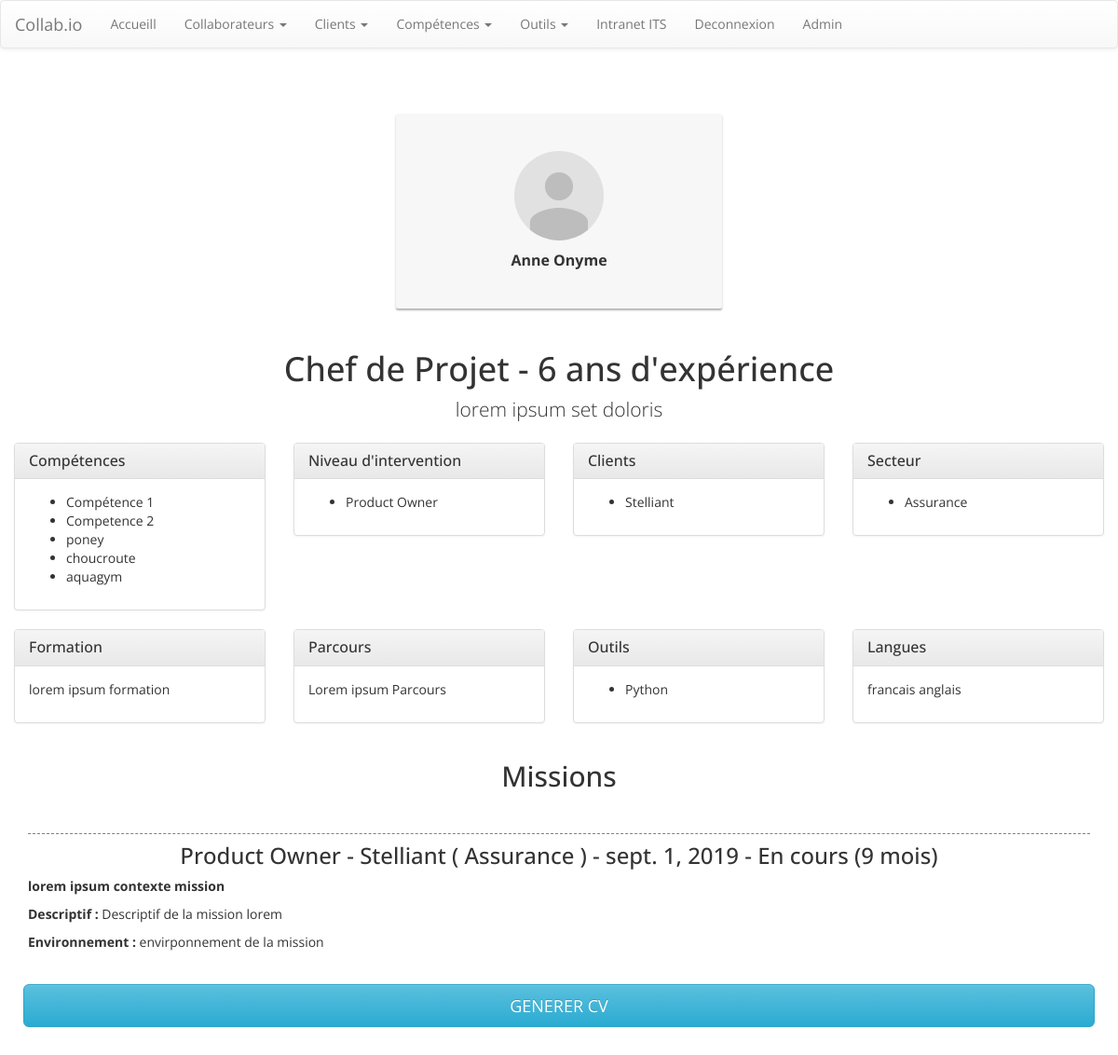
/consultant/1/ (signed in), run on an earlier commit of the app's database.
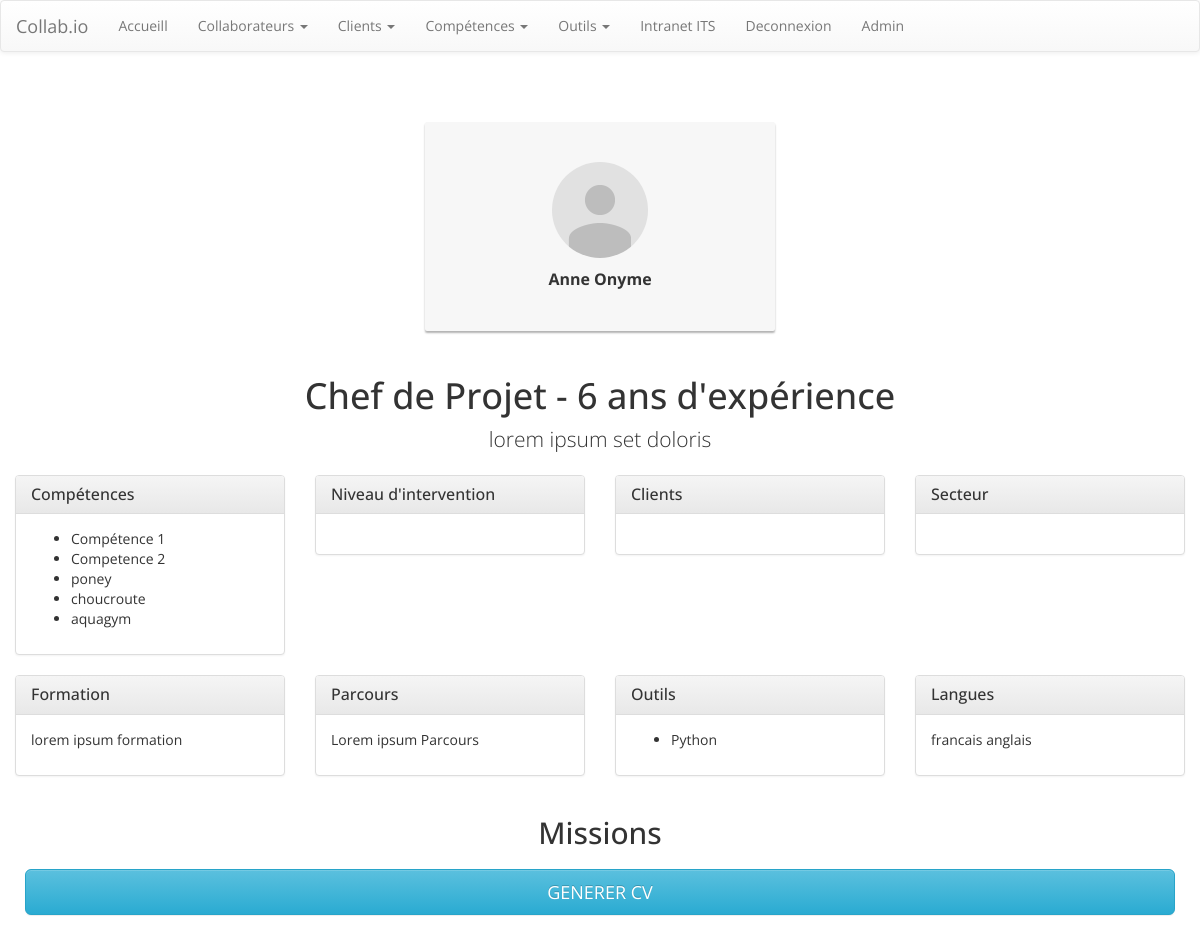
And on a later commit of the database.
### collab/models.py (models this page shows, shortened)
class competences(models.Model):
    nomCompetence = models.CharField(max_length=250)
    famille = models.ForeignKey(familleCompetences, on_delete=models.CASCADE)
    def __str__(self):
        return self.nomCompetence

class experiences(models.Model):
    nomMission = models.CharField(max_length=300)
    niveauIntervention = models.CharField(max_length=300, default="")
    client = models.ForeignKey(client, on_delete=models.CASCADE)
    dateDebut = models.DateField('date de début de mission')
    dateFin = models.DateField('date de fin de mission', blank=True, null=True)
    nbJourHomme = models.IntegerField()
    contexteMission = models.TextField()
    descriptifMission = models.TextField()
    environnementMission =  models.TextField()
    collaborateurMission = models.ForeignKey(collaborateurs, on_delete=models.CASCADE, default='')

class client(models.Model):
    nomClient = models.CharField(max_length=250)
    domaineClient = models.ForeignKey(domaine, on_delete=models.CASCADE)
    logoClient = models.ImageField(upload_to='collab/static/collab', blank=True, null=True)
    def __str__(self):
        return self.nomClient

class domaine(models.Model):
    nomDomaine = models.CharField(max_length=300)
    def __str__(self):
        return self.nomDomaine

class outils(models.Model):
    nomOutil = models.CharField(max_length=250)
    famille = models.ForeignKey(familleOutils, on_delete=models.CASCADE)
    def __str__(self):
        return self.nomOutil

### collab/views.py (the view)
# urls.py: path('consultant/<int:collaborateurs_id>/', views.collaborateur_detail, name='collaborateur_detail'),
def collaborateur_detail(request, collaborateurs_id):
    collab = get_object_or_404(collaborateurs, pk=collaborateurs_id)
    mission_du_collab = experiences.objects.filter(collaborateurMission=collaborateurs_id)
    template = loader.get_template('collab/detail_consultant2.html')
    context={'collab':collab, 'mission_du_collab':mission_du_collab}
    return HttpResponse(template.render(context, request))

### collab/templatetags/collab_extras.py (called while the page is built)
@register.filter(name='liste_client_par_consultant')
def liste_client_par_consultant(id_consultant):
    liste_expe = experiences.objects.filter(collaborateurMission=id_consultant)
    liste_client=[]
    for expe in liste_expe:
        nom_client = expe.client
        if nom_client in liste_client:
            pass
        else:
           liste_client.append(nom_client)
    return liste_client

@register.filter(name='liste_niveau_inter_consult')
def liste_niveau_inter_consult(id_consultant):
    liste_expe = experiences.objects.filter(collaborateurMission=id_consultant)
    liste_niv=[]
    for expe in liste_expe:
        niveau = expe.niveauIntervention
        if niveau in liste_niv:
            pass
        else:
           liste_niv.append(niveau)
    return liste_niv

@register.filter(name='liste_secteur_consultant')
def liste_secteur_consultant(id_consultant):
    liste_expe = experiences.objects.filter(collaborateurMission=id_consultant)
    liste_secteur=[]
    for expe in liste_expe:
        secteur = expe.client.domaineClient
        if secteur in liste_secteur:
            pass
        else:
           liste_secteur.append(secteur)
    return liste_secteur

### collab/templates/collab/detail_consultant2.html (shortened to what the changed rows need)
{% extends 'collab/base.html' %}
{% load collab_extras %}
{% load static %}
{% block content %}
    <div class="container" id="container">
        <div class="row">
            <div class="col-md-12">
                {% if collab.nbAnneeExperience == '1' %}
                <h1 class="text-center">{{collab.titreCollaborateur}} - {{collab.nbAnneeExperience}} an d'expérience</h1>
                {% else %}
                <h1 class="text-center">{{collab.titreCollaborateur}} - {{collab.nbAnneeExperience}} ans d'expérience</h1>
                {% endif %}
            </div>
        </div>
        <div class="row">
            <div class="col-lg-3 col-md-3">
                <div class="panel panel-default">
                    <div class="panel-body">
                        <ul>
                            {% for compe in collab.listeCompetencesCles.all %}
                            <li>{{compe}}</li>
                            {% empty %}
                            empty list!
                            {% endfor %}
                        </ul>
                    </div>
                </div>
            </div>
            <div class="col-lg-3 col-md-3">
                <div class="panel panel-default">
                    <div class="panel-heading">
                        <h3 class="panel-title">Niveau d'intervention</h3></div>
                    <div class="panel-body">
                        {% with truc=collab.pk %}
                        {% with liste=truc|liste_niveau_inter_consult %}
                        <ul>
                            {% for elt in liste %}
                            <li>{{elt}}</li>
                            {% endfor %}
                        </ul>
                        {% endwith %}
                        {% endwith %}
                    </div>
                </div>
            </div>
            <div class="col-lg-3 col-md-3">
                <div class="panel panel-default">
                    <div class="panel-heading">
                        <h3 class="panel-title">Clients </h3></div>
                    <div class="panel-body">
                        {% with truc=collab.pk %}
                        {% with liste=truc|liste_client_par_consultant %}
                        <ul>
                            {% for elt in liste %}
                            <li>{{elt}}</li>
                            {% endfor %}
                        </ul>
                        {% endwith %}
                        {% endwith %}
                    </div>
                </div>
            </div>
            <div class="col-lg-3 col-md-3">
                <div class="panel panel-default">
                    <div class="panel-heading">
                        <h3 class="panel-title">Secteur </h3></div>
                    <div class="panel-body">
                        {% with truc=collab.pk %}
                        {% with liste=truc|liste_secteur_consultant %}
                        <ul>
                            {% for elt in liste %}
                            <li>{{elt}}</li>
                            {% endfor %}
                        </ul>
                        {% endwith %}
                        {% endwith %}
                    </div>
                </div>
            </div>
        </div>
        <div class="row">
            <div class="col-lg-3 col-md-3">
                <div class="panel panel-default">
                    <div class="panel-body">
                        <ul>
                            {% for outil in collab.outilsCollaborateur.all %}
                            <li>{{outil}}</li>
                            {% empty %}
                            empty list!
                            {% endfor %}
                        </ul>
                    </div>
                </div>
            </div>
        </div>
        <div class="row">
            <div class="col-md-12">
                <h2 class="text-center">Missions </h2></div>
        </div>
        {% for mission in mission_du_collab %}
        <div class="row">
            <div class="col-md-12 colonne_xp">
                {% if mission.dateFin == None %}
                <h3 class="text-center titre_mission">{{mission.niveauIntervention}} - {{mission.client}} ( {{mission.client.domaineClient}} ) - {{mission.dateDebut}} - En cours (9 mois)</h3>
                {% else %}
                <h3 class="text-center titre_mission">{{mission.niveauIntervention}} - {{mission.client}} ( {{mission.client.domaineClient}} ) - {{mission.dateDebut}}/{{mission.dateFin}} (9 mois)</h3>
                {% endif %}
                <p><strong>{{mission.contexteMission}}</strong> </p>
                <p><strong>Descriptif :</strong> {{mission.descriptifMission}} </p>
                <p><strong>Environnement :</strong> {{mission.environnementMission}} </p>
            </div>
        </div>
        {% endfor %}
    </div>
{% endblock %}

What changed in the data, as far as the page shows it:
no longer on this page (row edited): experiences: liste "Product Owner", niveauIntervention "Product Owner", client "Stelliant", client.domaineClient "Assurance", dateDebut "sept. 1, 2019", contexteMission "lorem ipsum contexte mission", descriptifMission "Descriptif de la mission lorem", environnementMission "envirponnement de la mission"
no longer on this page (row unchanged): client: nomClient "Stelliant"
no longer on this page (row unchanged): domaine: nomDomaine "Assurance"
